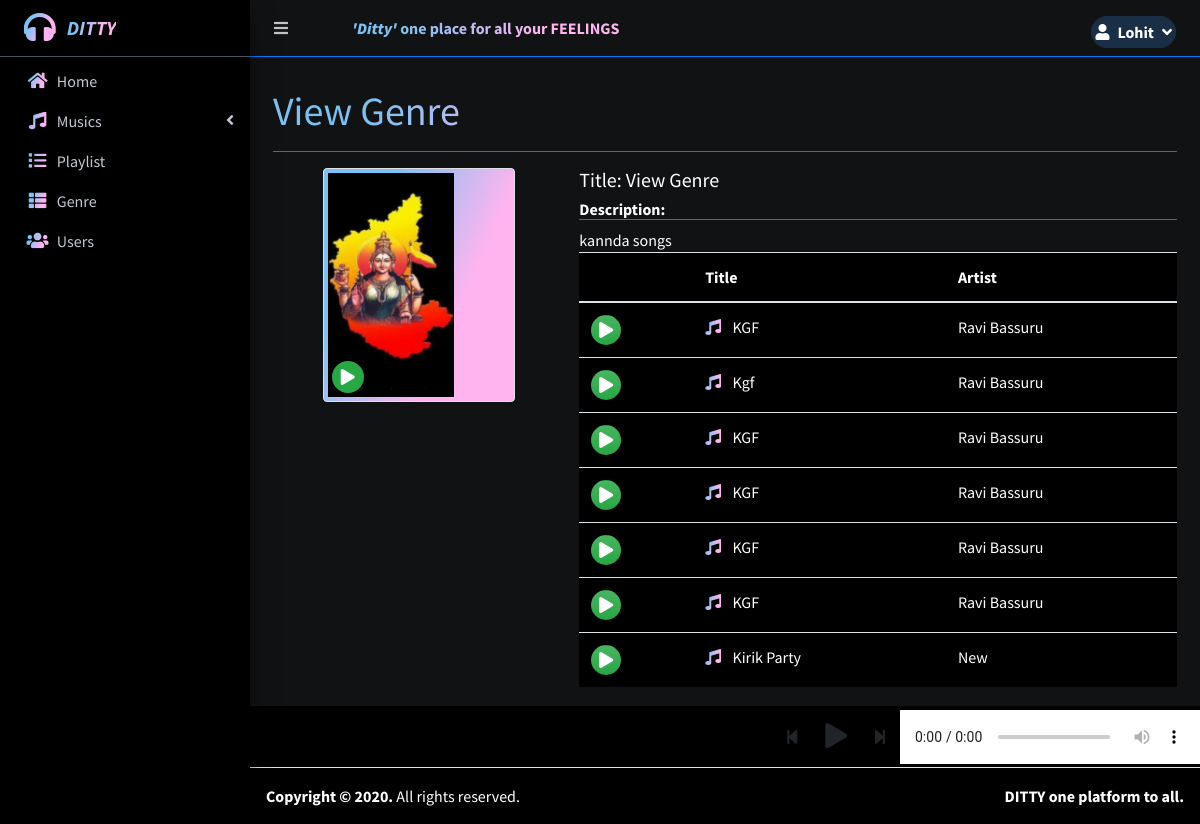
The app's page /index.php?page=view_genre&id=4 (signed in) with its own data.
### tables this page shows
CREATE TABLE `uploads` (
  `id` int(30) NOT NULL,
  `user_id` int(30) NOT NULL,
  `genre_id` int(30) NOT NULL,
  `title` text NOT NULL,
  `artist` text NOT NULL,
  `description` text NOT NULL,
  `upath` text NOT NULL,
  `cover_image` text NOT NULL,
  `date_created` int(11) NOT NULL DEFAULT current_timestamp()
);

### view_genre.php (the view, shortened to what this page needs)
<?php
include 'db_connect.php';
?>
<div class="col-lg-12">
	<div class="row">
		<div class="col-md-4">
			<center>
				<div class="d-flex img-thumbnail bg-gradient-1 position-relative" style="width: 12rem">
					<img src="assets/uploads/<?php echo $cover_photo ?>" alt="" style="object-fit: cover;max-width: 100%;height:14rem">
					<span class="position-absolute" style="bottom:.5em;left:.5em"><div class=" bg-green rounded-circle d-flex justify-content-center align-items-center" style="width: 2rem;height: 2rem;cursor: pointer;" onclick="play_playlist()"><i class="fa fa-play"></i></div></span>
				</div>
			</center>
		</div>
		<div class="col-md-8">
			<h5 class="text-white">Title: <?php echo ucwords($title); ?></h5>
			<h6 class="text-white border-bottom border-primary"><b class="text-white">Description:</b></h6>
			<div class="text-white">
				<?php echo html_entity_decode($description) ?>
			</div>
			<table class="table bg-black">
			<thead>
				<tr>
					<th></th>
					<th>Title</th>
					<th>Artist</th>
				</tr>
			</thead>
			<tbody>
				<?php
				$i = 0;
					$items = $conn->query("SELECT * FROM uploads where genre_id =$id ");
					while($row= $items->fetch_assoc()):
				?>
					<tr class="pitem" data-queue="<?php echo $i ?>" data-id="<?php echo $row['id'] ?>" data-upath="<?php echo $row['upath'] ?>">
						<td>
							<span class="btn bg-gradient-success rounded-circle d-flex justify-content-center align-items-center" style="width:30px;height:30px;z-index:2" onclick="play_playlist(<?php echo $i ?>)">
								<div class="fa fa-play text-white"></div>
							</span>
						</td>
						<td>
							<i class='fa fa-music text-gradient-primary mr-2'></i>
							<?php echo ucwords($row['title']) ?>
						</td>
						<td>
							<?php echo ucwords($row['artist']) ?>
						</td>
					</tr>
				<?php
					$i++;
					endwhile;
				 ?>
			</tbody>
			</table>
		</div>
	</div>
</div>

### index.php (shortened to what this page needs)
<!DOCTYPE html>
<html lang="en">
<?php
	include 'header.php'
?>
<body class="hold-transition sidebar-mini layout-fixed layout-navbar-fixed layout-footer-fixed">
<div class="wrapper">
  <?php include 'topbar.php' ?>
  <?php include 'sidebar.php' ?>
  <div class="content-wrapper  bg-dark">
    <div class="content-header">
    </div>
    <section class="content">
      <?php $page = isset($_GET['page']) ? $_GET['page']:'home' ?>
      <div class="container-fluid text-dark viewer-panel" style="margin-bottom: 4rem">
         <div class="container-fluid">
        <div class="row mb-2">
          <div class="col-sm-6">
            <?php
            $title = isset($_GET['page']) ? ucwords(str_replace("_", ' ', $_GET['page'])) : "Home";
             ?>
            <h1 class="m-0 text-gradient-primary"><?php echo $title ?></h1>
          </div>
        </div>
            <hr class="border-primary">
      </div>
         <?php
            if(!file_exists($page.".php")){
                include '404.html';
            }else{
            include $page.'.php';
            }
          ?>
      </div>
      <div id="audio-player" class="d-flex w-100 justify-content-end align-items-center bg-dark py-1 position-absoulute">
            <button class="btn prev-player audio-control-btn" onclick="_prev($(this))" data-type="play"><i class="fa fa-step-backward"></i></button>
            <button class="btn p-player audio-control-btn" onclick="_player($(this))" data-queue="0" data-type="play" style="font-size: 25px"><i class="fa fa-play"></i></button>
            <button class="btn next-player audio-control-btn" onclick="_next(-1,1)" data-type="play"><i class="fa fa-step-forward"></i></button>
            <audio controls class="bg-black" ended="nextAudioNode.play();" id="mplayer">
            </audio>
        </div>
    </section>
</div>
  <footer class="main-footer bg-black">
    <strong>Copyright &copy; 2020.</strong>
    All rights reserved.
    <div class="float-right d-none d-sm-inline-block">
      <b>DITTY one platform to all.</b>
    </div>
  </footer>
</div>
</body>
</html>

### header.php (shortened to what this page needs)
<head>
  <link rel="stylesheet" href="assets/plugins/fontawesome-free/css/all.min.css">
  <link rel="stylesheet" href="assets/plugins/overlayScrollbars/css/OverlayScrollbars.min.css">
  <link rel="stylesheet" href="assets/plugins/datatables-bs4/css/dataTables.bootstrap4.min.css">
  <link rel="stylesheet" href="assets/plugins/datatables-responsive/css/responsive.bootstrap4.min.css">
  <link rel="stylesheet" href="assets/plugins/datatables-buttons/css/buttons.bootstrap4.min.css">
  <link rel="stylesheet" href="assets/plugins/select2/css/select2.min.css">
  <link rel="stylesheet" href="assets/plugins/select2-bootstrap4-theme/select2-bootstrap4.min.css">
  <link rel="stylesheet" href="assets/plugins/sweetalert2-theme-bootstrap-4/bootstrap-4.min.css">
  <link rel="stylesheet" href="assets/plugins/toastr/toastr.min.css">
  <link rel="stylesheet" href="assets/plugins/dropzone/min/dropzone.min.css">
  <link rel="stylesheet" href="assets/dist/css/jquery.datetimepicker.min.css">
  <link rel="stylesheet" href="assets/plugins/icheck-bootstrap/icheck-bootstrap.min.css">
  <link rel="stylesheet" href="assets/plugins/ekko-lightbox/ekko-lightbox.css">
  <link rel="stylesheet" href="assets/plugins/bootstrap4-toggle/css/bootstrap4-toggle.min.css">
  <link rel="stylesheet" href="assets/dist/css/images-grid.css">
  <link rel="stylesheet" href="assets/dist/css/adminlte.min.css">
  <link rel="stylesheet" href="assets/dist/css/styles.css">
  <link rel="stylesheet" href="assets/plugins/summernote/summernote-bs4.min.css">
</head>

### topbar.php (shortened to what this page needs)
<nav class="main-header navbar navbar-expand navbar-primary navbar-dark bg-dark border-primary">
  <ul class="navbar-nav">
    <?php if(isset($_SESSION['login_id'])): ?>
    <li class="nav-item">
      <a class="nav-link" data-widget="pushmenu" href="" role="button"><i class="fas fa-bars"></i></a>
    </li>
  <?php endif; ?>
    <li  class="nav-link">
    </li>
    <li>
      <a class="nav-link text-gradient-primary"  href="./" role="button"> <large><b><b><i><u>'Ditty'</u></i></b> one place for all your FEELINGS</b></large></a>
    </li>
  </ul>
  <ul class="navbar-nav ml-auto">
    <li class="nav-item dropdown">
          <a class="nav-link"  data-toggle="dropdown" aria-expanded="true" href="javascript:void(0)">
            <span>
              <div class="d-flex badge-pill align-items-center bg-gradient-primary p-1" style="background: #337cca47 !important; bprder:50px">
                <?php if(isset($_SESSION['login_profile_pic']) && !empty($_SESSION['login_profile_pic'])): ?>
                  <div class="rounded-circle mr-1" style="width: 25px;height: 25px;top:-5px;left: -40px">
                    <img src="assets/uploads/<?php echo $_SESSION['login_profile_pic'] ?>" class="image-fluid image-thumbnail rounded-circle" alt="" style="max-width: calc(100%);height: calc(100%);">
                  </div>
                <?php else: ?>
                <span class="fa fa-user mr-2" ></span>
                <?php endif; ?>
                <span ><b><?php echo ucwords($_SESSION['login_firstname']) ?></b></span>
                <span class="fa fa-angle-down ml-2"></span>
              </div>
            </span>
          </a>
        </li>
  </ul>
</nav>

### sidebar.php (shortened to what this page needs)
<aside class="main-sidebar sidebar-dark-navy bg-black elevation-4">
  <div class="dropdown">
 	<a href="javascript:void(0)" class="brand-link bg-black" data-toggle="dropdown" aria-expanded="true">
      <span class="brand-image img-circle elevation-3 d-flex justify-content-center align-items-center text-white font-weight-500" style="width: 38px;height:50px;font-size: 2rem"><b><i class="fa fa-headphones text-gradient-primary"></i></b></span>
      <span class="brand-text font-weight-bold  text-gradient-primary"><i>DITTY</i></span>
    </a>
  </div>
  <div class="sidebar">
    <nav class="mt-2">
      <ul class="nav nav-pills nav-sidebar flex-column nav-flat" data-widget="treeview" role="menu" data-accordion="false">
        <li class="nav-item dropdown">
          <a href="./index.php?page=home" class="nav-link nav-home">
            <i class="nav-icon fas fa-home text-gradient-primary"></i>
            <p>
              Home
            </p>
          </a>
        </li>
        <li class="nav-item">
          <a href="#" class="nav-link nav-is-tree nav-edit_music nav-view_music">
            <i class="nav-icon fa fa-music text-gradient-primary"></i>
            <p>
              Musics
              <i class="right fas fa-angle-left"></i>
            </p>
          </a>
        </li>
        <li class="nav-item">
              <a href="./index.php?page=playlist" class="nav-link nav-playlist tree-item">
                <i class="fas fa-list nav-icon  text-gradient-primary"></i>
                <p>Playlist</p>
              </a>
        </li>
        <li class="nav-item">
              <a href="./index.php?page=genre_list" class="nav-link nav-genre_list tree-item">
                <i class="fas fa-th-list nav-icon  text-gradient-primary"></i>
                <p>Genre</p>
              </a>
        </li>
        <?php if($_SESSION['login_type'] == 1): ?>
        <li class="nav-item">
              <a href="./index.php?page=user_list" class="nav-link nav-user_list tree-item">
                <i class="fas fa-users nav-icon  text-gradient-primary"></i>
                <p>Users</p>
              </a>
        </li>
        <?php endif; ?>
      </ul>
    </nav>
  </div>
</aside>

### records on screen
uploads: title "KGF", artist "Ravi Bassuru"
uploads: title "Kgf", artist "Ravi Bassuru"
uploads: title "KGF", artist "Ravi Bassuru"
uploads: title "KGF", artist "Ravi Bassuru"
uploads: title "KGF", artist "Ravi Bassuru"
uploads: title "KGF", artist "Ravi Bassuru"
uploads: title "Kirik Party", artist "New"

### other values on screen
$_SESSION['login_firstname'] "Lohit"
$title "View Genre"
html_entity_decode($description) "kannda songs"
